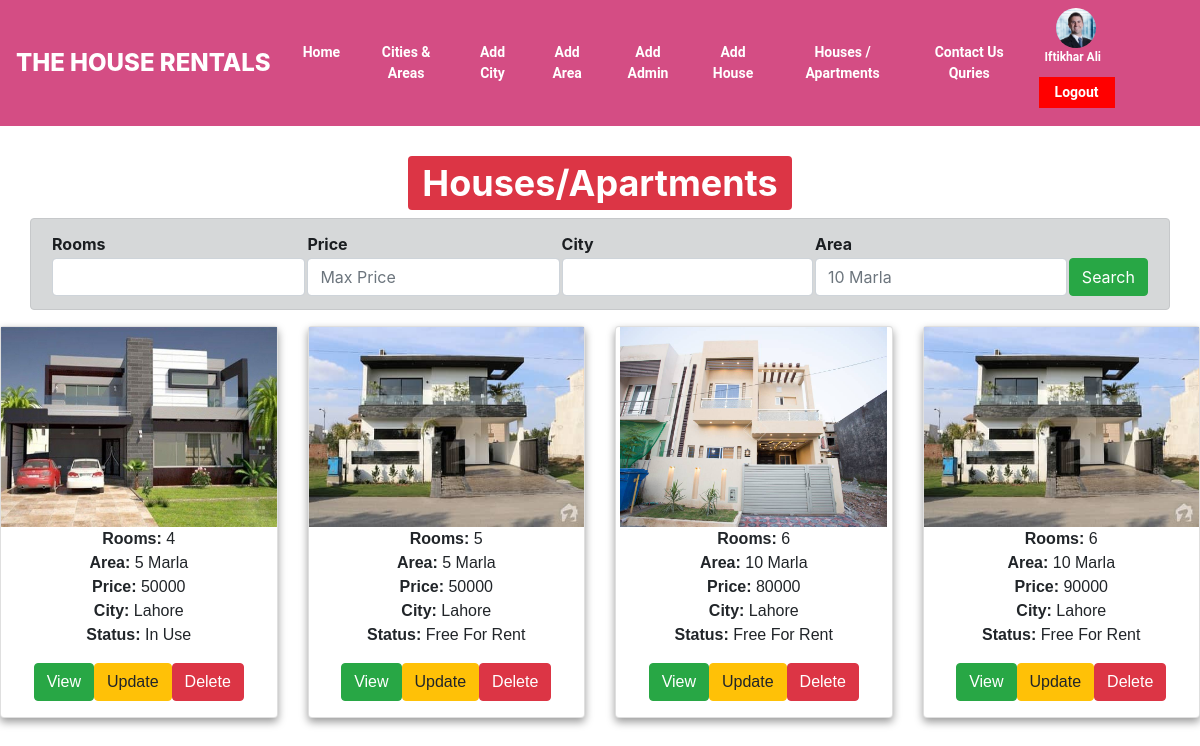
Screenshot of /admin/houses.php (signed in) with the database file from the repository.
### tables this page shows
CREATE TABLE `users` (
  `id` int(11) NOT NULL,
  `f_name` varchar(20) NOT NULL,
  `l_name` varchar(50) NOT NULL,
  `email` varchar(50) NOT NULL,
  `contact` varchar(50) NOT NULL,
  `gender` varchar(50) NOT NULL,
  `image` varchar(50) NOT NULL,
  `dob` varchar(50) NOT NULL,
  `account_type` varchar(50) NOT NULL,
  `password` varchar(50) NOT NULL
);

CREATE TABLE `houses` (
  `id` int(11) NOT NULL,
  `City` varchar(100) NOT NULL,
  `Area` varchar(100) NOT NULL,
  `Address` varchar(500) NOT NULL,
  `Type` varchar(100) NOT NULL,
  `Rooms` int(11) NOT NULL,
  `Room_Area` varchar(200) NOT NULL,
  `Price` int(11) NOT NULL,
  `Detail` varchar(500) NOT NULL,
  `image` varchar(100) NOT NULL,
  `status` varchar(50) NOT NULL
);

### admin/houses.php (the view, shortened to what this page needs)
<?php
include("header.php");
$query1="SELECT * FROM `houses`";
$run1=mysqli_query($con,$query1);
?>
<br>
<h2 style="text-align: center;font-size: 48px"><span class="badge badge-danger">Houses/Apartments</span></h2>
<form method="post" enctype="multipart/form-data">
<div class="container alert alert-dark">
  <table class="" style="margin-left: ">
    <tr>
      <th>Rooms</th>
      <th>Price</th>
      <th>City</th>
      <th>Area</th>
    </tr>
    <tr>
      <td><input type="number" name="s_Rooms" class="form-control"></td>
      <td><input type="number" name="s_Price" class="form-control" placeholder="Max Price"></td>
      <td><input type="text" name="s_City" class="form-control"></td>
      <td><input type="text" name="s_Area" class="form-control" placeholder="10 Marla"></td>
      <td><input type="submit" name="search" value="Search" class="btn btn-success"></td>
    </tr>
  </table>
</div>
</form>
<div class="row">
<?php
       if ($run1==TRUE)
         {
       while($data1=mysqli_fetch_array($run1))
       {?>
<div class="col-sm-6 col-md-4 col-lg-3">
<div class="card">
<div style="weidth:300px;height:200px; margin:auto">
<img src="<?php echo "../houses/".$data1['image']; ?>" alt="Planted Trees" style="width:100%;height:100%">
</div>
<p>
  <b>Rooms:</b> <?php echo $data1['Rooms']; ?><br>
  <b>Area:</b> <?php echo $data1['Room_Area']; ?><br>
  <b>Price:</b> <?php echo $data1['Price']; ?><br>
  <b>City:</b> <?php echo $data1['City']; ?><br>
  <b>Status:</b> <?php
  if($data1['status']<>"in_use"){
    echo "Free For Rent";
  }else{
    echo "In Use";
  }
   ?><br>
</p>
<p>
<a class="btn btn-success" href="house-detail.php?view=<?php echo $data1['id']; ?>">View</a><a class="btn btn-warning" href="update_house.php?house_id=<?php echo $data1['id']; ?>">Update</a><a class="btn btn-danger" href="houses.php?house_id=<?php echo $data1['id']; ?>">Delete</a></p>
</div>
</div>
<?php
       }
     }
     ?>
</div>
</body>
</html>

### admin/header.php (shortened to what this page needs)
<?php
$user_id=$_SESSION["uid2"];
include("../dbconnection.php");
$query4="SELECT * FROM `users` WHERE id='$user_id'";
$run4=mysqli_query($con,$query4);
$data4=mysqli_fetch_assoc($run4);
?>
<!doctype html>
<html lang="en">
<html>
<head>
  <link rel="stylesheet" href="style.css">
<link rel="stylesheet" href="https://maxcdn.bootstrapcdn.com/bootstrap/4.4.1/css/bootstrap.min.css">
<link rel="stylesheet" href="https://cdnjs.cloudflare.com/ajax/libs/font-awesome/4.7.0/css/font-awesome.min.css">
</head>
<body>
<nav class="navbar navbar-expand-md navbar-light" style="background-color: #d44d84">
  <a class="navbar-brand" href="#"><div style="font-size:24px;text-align: center;font-weight: 800;color:#fff;margin-top:-8px;margin-bottom: -8px;">THE HOUSE RENTALS</div></a>
  <div class="collapse navbar-collapse" id="collapsibleNavbar">
  <div style="margin:px 0px 0px 0px;">
    <div class="topnav">
  <div class="navbar-nav">
    <a href="index.php">Home</a>
    <a href="cities.php">Cities & Areas</a>
    <a href="add_city.php">Add City</a>
    <a href="add_area.php">Add Area</a>
    <a href="add_admin.php">Add Admin</a>
    <a href="select_city.php">Add House</a>
    <a href="houses.php">Houses / Apartments</a>
    <a href="contact_quries.php">Contact Us Quries</a>
  </div>
</div>
</div>
</div>
<div class="topnav" style="float:right;">
<a class="" href="user-detail.php?view=<?php echo $user_id; ?>"><div style="margin-top: -5px;float: right;margin-bottom: -20px"><img style="height: 40px;border-radius: 50%;margin-left: 10%;list-style: none;" src='<?php echo "../profiles/".$data4['image']; ?>'><p style="font-size: 12px"><?php echo $data4['f_name']; ?> <?php echo $data4['l_name']; ?></p></div></a>
<a class="active" style="background-color:red;" href="logout.php">Logout</a>
</div>
</nav>

### admin/style.css (style rules this page uses)
.topnav { overflow: hidden; background-color: #d44d84; }
.topnav a { float: left; color: white; font-family: 'Roboto', sans-serif; text-align: center; padding: 5px 16px; text-decoration: none; font-size: 14px; font-weight: 600; }
.topnav a.active { background-color: #4CAF50; color: white; margin:10px; }
.card { box-shadow: 0 4px 8px 0 rgba(0, 0, 0, 0.4); max-width: 300px; margin: auto; text-align: center; font-family: arial; border: 10px solid; border-image-slice: 1; border-width: 5px; border-image-source: linear-gradient(to left, #743ad5, #d53a9d); margin-bottom:20px; }

### rows the page displays
users: image (picture), f_name "Iftikhar", l_name "Ali"
houses: image (picture), Rooms "4", Room_Area "5 Marla", Price "50000", City "Lahore", status "In Use"
houses: image (picture), Rooms "5", Room_Area "5 Marla", Price "50000", City "Lahore", status "Free For Rent"
houses: image (picture), Rooms "6", Room_Area "10 Marla", Price "80000", City "Lahore", status "Free For Rent"
houses: image (picture), Rooms "6", Room_Area "10 Marla", Price "90000", City "Lahore", status "Free For Rent"
